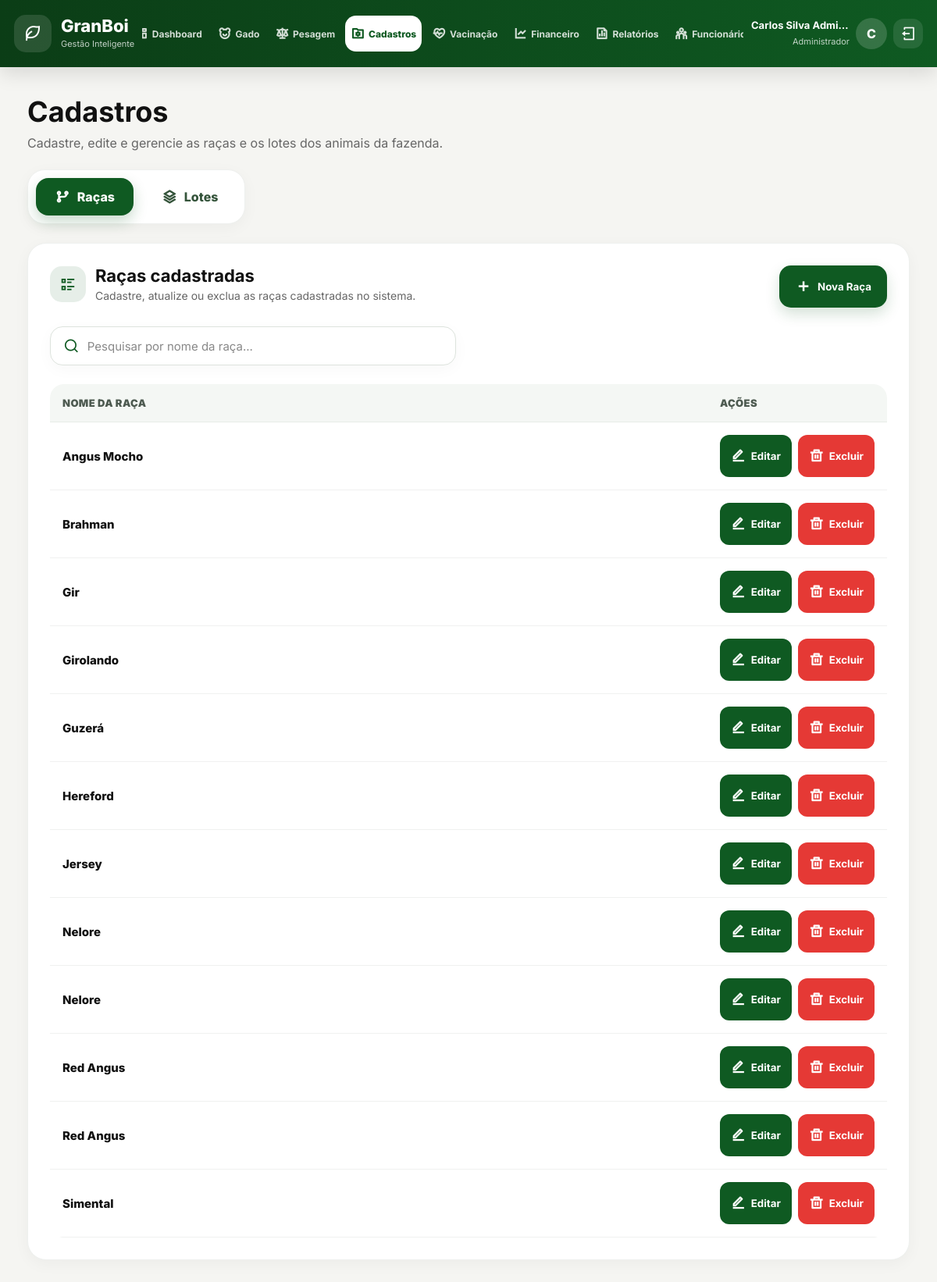
The page /GranBoi/racas (signed in) on the database its author committed.
### tables this page shows
CREATE TABLE `raca` (
  `id` INT(11) NOT NULL AUTO_INCREMENT,
  `nome_raca` VARCHAR(50) NOT NULL,
  PRIMARY KEY (`id`)
);

### app/controllers/Controller.php (called while the page is built, shortened)
<?php
class Controller
{
    protected function render($view, $dados = [])
    {
        $viewPath = ROOT_PATH . "/app/views/{$view}.php";
        extract($dados);
        require_once ROOT_PATH . "/app/layout/cabecalho.php";
        require_once $viewPath;
        require_once ROOT_PATH . "/app/layout/rodape.php";
    }
    protected function model($model)
    {
        $modelPath = ROOT_PATH . "/app/models/{$model}.php";
        return new $model();
    }
}

### app/controllers/racaController.php (called while the page is built, shortened)
<?php
class RacaController extends Controller
{
    public function index()
    {
        $racaModel = $this->model('Raca');
        $loteModel = $this->model('Lote');
        $dados = [
            'titulo' => 'GranBoi - Cadastros',
            'tituloPagina' => 'Cadastros',
            'subtituloPagina' => 'Gerencie as raças e os lotes cadastrados no sistema',
            'pageCss' => [
                '/public/assets/css/pages/cadastros/cadastros.css'
            ],
            'pageJs' => [
                '/public/assets/js/pages/cadastros/cadastrosPage.js'
            ],
            'racas' => $racaModel->listarTodos(),
            'lotes' => $loteModel->listarTodos()
        ];
        $this->render('racas/listar', $dados);
    }
}

### app/routes/web.php (called while the page is built, shortened)
<?php
$url = parse_url($_SERVER['REQUEST_URI'], PHP_URL_PATH);
$basePath = parse_url(BASE_URL, PHP_URL_PATH);
$url = str_replace($basePath, '', $url);
$route = $routes[$url];
$method = $route['method'];
require_once ROOT_PATH . '/app/controllers/Controller.php';
$controllerInstance = new $controller();
$controllerInstance->$method();

### index.php (called while the page is built, shortened)
<?php
require_once ROOT_PATH . '/app/routes/web.php';

### app/models/conexao.php (called while the page is built)
<?php
class Conexao
{
    public static function conectar()
    {
        $host = 'localhost';
        $dbname = 'granboi_db';
        $usuario = 'root';
        $senha = '';
        try {
            return new PDO("mysql:host=$host;dbname=$dbname", $usuario, $senha);
        } catch (PDOException $e) {
            die("Erro ao conectar: " . $e->getMessage());
        }
    }
}
?>

### app/models/Raca.php (called while the page is built, shortened)
<?php
require_once ROOT_PATH . '/app/models/conexao.php';
class Raca
{
    private $db;
    public function __construct()
    {
        $this->db = Conexao::conectar();
    }
    public function listarTodos()
    {
        $sql = "SELECT id, nome_raca
                FROM raca
                ORDER BY nome_raca ASC";
        return $this->db->query($sql)->fetchAll(PDO::FETCH_ASSOC);
    }
}

### app/views/racas/listar.php (the view, shortened to what this page needs)
<main class="main-content cadastros-page">
  <section class="section-header-page cadastros-header">
    <div>
      <h1>Cadastros</h1>
      <p>Cadastre, edite e gerencie as raças e os lotes dos animais da fazenda.</p>
    </div>
  </section>
  <div class="cadastros-tabs-nav">
    <label for="tab-racas" class="cadastros-tab-label">
      <i class="ri-git-branch-line"></i>
      <span>Raças</span>
    </label>
    <label for="tab-lotes" class="cadastros-tab-label">
      <i class="ri-stack-line"></i>
      <span>Lotes</span>
    </label>
  </div>
  <div class="cadastros-tab-content cadastros-content-racas">
    <section class="cadastros-card">
      <div class="cadastros-card-header">
        <div class="cadastros-card-title">
          <div class="cadastros-card-icon">
            <i class="ri-list-check-2"></i>
          </div>
          <div>
            <h2>Raças cadastradas</h2>
            <p>Cadastre, atualize ou exclua as raças cadastradas no sistema.</p>
          </div>
        </div>
        <button
          type="button"
          class="action-btn cadastros-btn-novo"
          onclick="document.getElementById('modalCadastrarRaca').showModal()"
        >
          <i class="ri-add-line"></i>
          <span>Nova Raça</span>
        </button>
      </div>
      <div class="cadastros-search-container">
        <div class="cadastros-search-box">
          <i class="ri-search-line"></i>
          <input
            type="text"
            id="pesquisaRacas"
            placeholder="Pesquisar por nome da raça..."
            autocomplete="off"
          >
        </div>
      </div>
      <div class="table-responsive">
        <table class="cadastros-table">
          <thead>
            <tr>
              <th>Nome da raça</th>
              <th>Ações</th>
            </tr>
          </thead>
          <tbody>
            <?php if (!empty($racas)): ?>
              <?php foreach ($racas as $raca): ?>
                <tr class="cadastros-raca-row">
                  <td>
                    <span class="cadastros-name">
                      <?= htmlspecialchars($raca['nome_raca']) ?>
                    </span>
                  </td>
                  <td>
                    <div class="cadastros-actions">
                      <button
                        type="button"
                        class="action-btn cadastros-btn-editar"
                        onclick="document.getElementById('modalEditarRaca<?= htmlspecialchars($raca['id']) ?>').showModal()"
                      >
                        <i class="ri-edit-line"></i>
                        <span>Editar</span>
                      </button>
                      <button
                        type="button"
                        class="action-btn btn-danger cadastros-btn-excluir"
                        onclick="document.getElementById('modalExcluirRaca<?= htmlspecialchars($raca['id']) ?>').showModal()"
                      >
                        <i class="ri-delete-bin-line"></i>
                        <span>Excluir</span>
                      </button>
                    </div>
                  </td>
                </tr>
              <?php endforeach; ?>
            <?php endif; ?>
          </tbody>
        </table>
      </div>
    </section>
  </div>
</main>

### public/assets/css/global/style.css (style rules this page uses)
* { margin: 0; padding: 0; box-sizing: border-box; }
html, body { width: 100%; max-width: 100%; overflow-x: hidden; }
body { font-family: 'Inter', sans-serif; background: #f5f5f2; color: #111; min-height: 100vh; }
button, input, select, textarea { font-family: inherit; }
.main-content { width: 100%; max-width: 1400px; margin: 0 auto; padding: 35px; overflow-x: hidden; }
.table-responsive { width: 100%; max-width: 100%; overflow-x: auto; }
table { width: 100%; border-collapse: collapse; }
thead { background: #f4f4f4; }
th { text-align: left; padding: 16px; font-size: 14px; color: #555; white-space: nowrap; }
td { padding: 18px 16px; border-bottom: 1px solid #eee; font-size: 15px; white-space: nowrap; }
.save-btn, .action-btn { height: 54px; padding: 0 26px; border: none; border-radius: 16px; background: #0f5a22; color: white; font-weight: 700; cursor: pointer; transition: 0.3s; }
.btn-danger { background: #e53935; }
.section-header-page { display: flex; align-items: center; justify-content: space-between; margin-bottom: 35px; }
.section-header-page h1 { font-size: 36px; margin-bottom: 8px; }
.section-header-page p { color: #666; }
@media (max-width: 1450px) { .main-content { max-width: 1280px; } }

### rows shown on the page
raca: nome_raca "Angus Mocho"
raca: nome_raca "Brahman"
raca: nome_raca "Gir"
raca: nome_raca "Girolando"
raca: nome_raca "Guzerá"
raca: nome_raca "Hereford"
raca: nome_raca "Jersey"
raca: nome_raca "Nelore"
raca: nome_raca "Nelore"
raca: nome_raca "Red Angus"
raca: nome_raca "Red Angus"
raca: nome_raca "Simental"

### other values the page prints
$_SESSION['usuario']['nome'] "Carlos Silva Admi…"
$_SESSION['usuario']['papel_nome'] "Administrador"
substr($_SESSION['usuario']['nome'] ?? 'U', 0, 1) "C"
